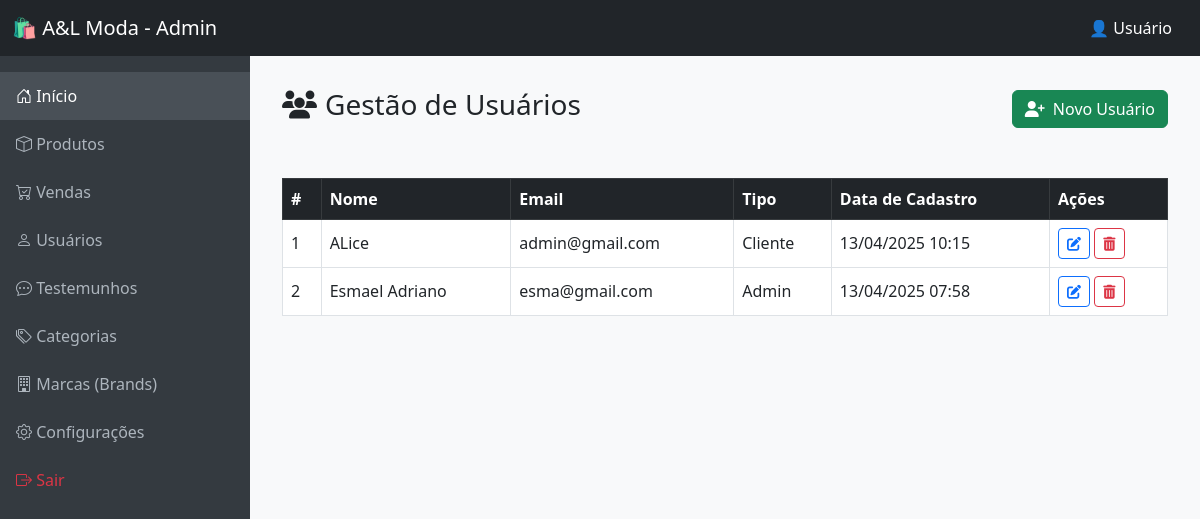
The app's page /painel/admin/usuarios.php, older data.
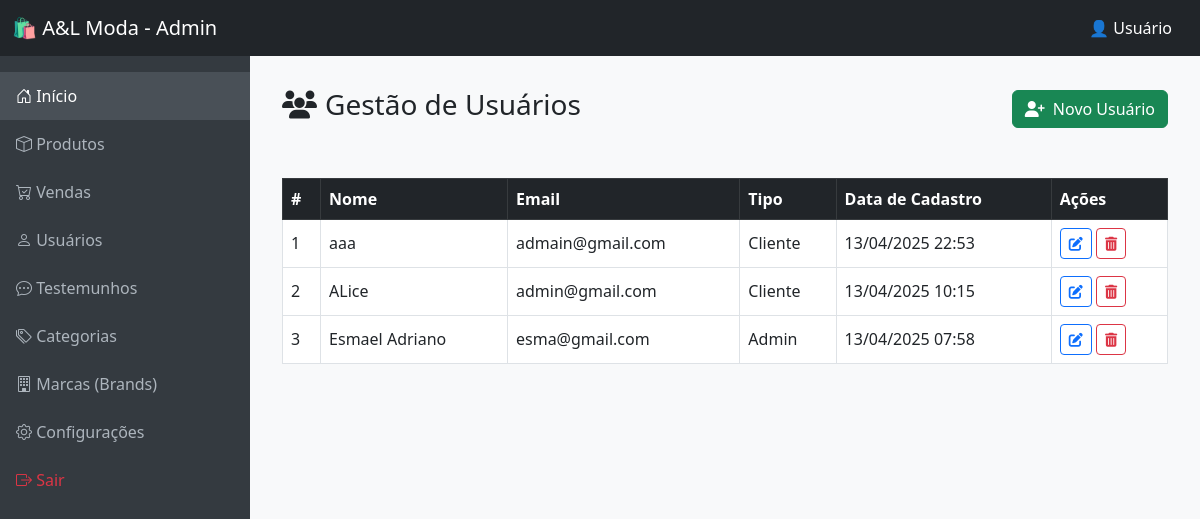
The same page, newer data.
### tables this page shows
CREATE TABLE `usuarios` (
  `id` int(11) NOT NULL,
  `nome` varchar(255) NOT NULL,
  `email` varchar(255) NOT NULL,
  `senha` varchar(255) NOT NULL,
  `tipo` enum('cliente','admin') NOT NULL,
  `data_cadastro` timestamp NOT NULL DEFAULT current_timestamp()
);

### painel/admin/usuarios.php (the view, shortened to what this page needs)
<?php
include_once('C:\xampp\htdocs\A&Lmoda\conexao.php');
$usuarios = $conn->query("SELECT * FROM usuarios ORDER BY data_cadastro DESC");
?>
<!DOCTYPE html>
<html lang="pt-br">
<head>
    <link rel="stylesheet" href="https://cdn.jsdelivr.net/npm/bootstrap@5.3.0/dist/css/bootstrap.min.css">
    <link rel="stylesheet" href="https://cdnjs.cloudflare.com/ajax/libs/animate.css/4.1.1/animate.min.css" />
</head>
<body class="bg-light">
    <?php include_once('./navbar.php'); ?>
    <div class="main-content" style="margin-top: 56px;">
        <div class="d-flex justify-content-between align-items-center mb-4">
            <h3 class="text-dark"><i class="fas fa-users me-2"></i>Gestão de Usuários</h3>
            <button class="btn btn-success" data-bs-toggle="modal" data-bs-target="#addUserModal">
                <i class="fas fa-user-plus me-1"></i> Novo Usuário
            </button>
        </div>
        <div class="table-responsive mt-5">
            <table class="table table-hover table-bordered align-middle">
                <thead class="table-dark">
                    <tr>
                        <th>#</th>
                        <th>Nome</th>
                        <th>Email</th>
                        <th>Tipo</th>
                        <th>Data de Cadastro</th>
                        <th>Ações</th>
                    </tr>
                </thead>
                <tbody>
                    <?php
                    $usuarios->data_seek(0);
                    $index = 1;
                    while ($user = $usuarios->fetch_assoc()):
                    ?>
                        <tr>
                            <td><?= $index++ ?></td>
                            <td><?= $user['nome'] ?></td>
                            <td><?= $user['email'] ?></td>
                            <td><?= ucfirst($user['tipo']) ?></td>
                            <td><?= date('d/m/Y H:i', strtotime($user['data_cadastro'])) ?></td>
                            <td>
                                <button class="btn btn-sm btn-outline-primary" data-bs-toggle="modal" data-bs-target="#editUserModal<?= $user['id'] ?>">
                                    <i class="fas fa-edit"></i>
                                </button>
                                <form method="POST" class="d-inline">
                                    <button type="submit" name="delete_user" class="btn btn-sm btn-outline-danger" onclick="return confirm('Deseja excluir este usuário?')">
                                        <i class="fas fa-trash-alt"></i>
                                    </button>
                                </form>
                            </td>
                        </tr>
                    <?php endwhile; ?>
                </tbody>
            </table>
        </div>
    </div>
    <div id="alert-container" class="position-fixed top-0 end-0 p-3" style="z-index: 1055;"></div>
</body>
</html>

Row changes from the older to the newer data that the page shows:
added usuarios: nome "aaa", email "admain@gmail.com", tipo "Cliente", data_cadastro "13/04/2025 22:53"
